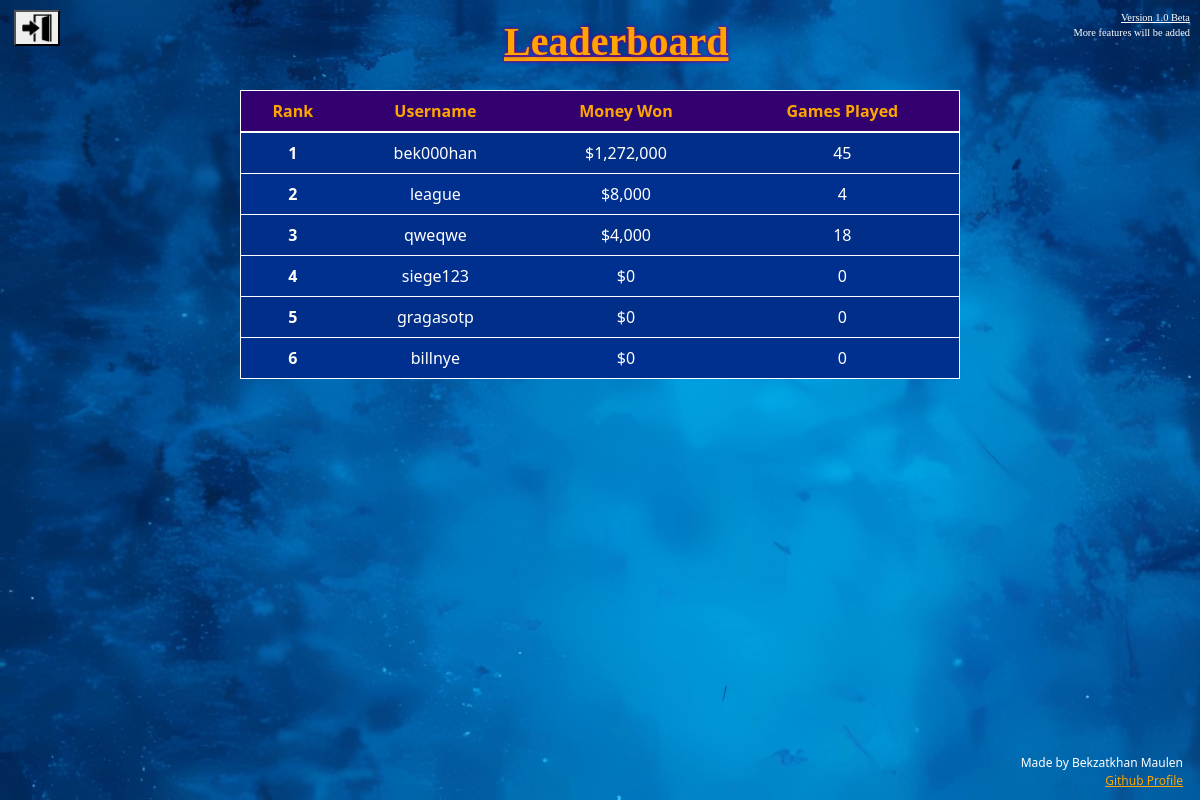
The page /scores (signed in) on the database its author committed.
### tables this page shows
CREATE TABLE users (id integer PRIMARY KEY AUTOINCREMENT NOT NULL, username TEXT UNIQUE NOT NULL, hash TEXT NOT NULL, money INTEGER DEFAULT 0, count INTEGER DEFAULT 0);

### app.py (the view)
@app.route("/scores", methods=["GET", "POST"])
@login_required
def scores():
    if request.method == "POST":
        if request.form.get("exitgame") == "exitgame":
            return redirect("/")
    else:
        users = db.execute("SELECT username, money, count FROM users ORDER BY money DESC LIMIT 10")
        return render_template("scores.html", users=users)

### app.py (called while the page is built)
@app.after_request
def after_request(response):
    response.headers["Cache-Control"] = "no-cache, no-store, must-revalidate"
    response.headers["Expires"] = 0
    response.headers["Pragma"] = "no-cache"
    return response

def login_required(f):
    @wraps(f)
    def decorated_function(*args, **kwargs):
        if session.get("user_id") is None:
            return redirect("/login")
        return f(*args, **kwargs)
    return decorated_function

### templates/scores.html (shortened to what this page needs)
{% extends "layout.html" %}
{% block main %}
    <div class="exitgame">
        <form action="/scores" method="post">
            <button type="submit"> <img src="static/exitgame.png" style="width:2.5vw;"></button>
        </form>
    </div>
    <h1 class="scoresh">
        Leaderboard
    </h1>
    <table class="table table-striped table-hover bdr" style="margin-top: 2vw;">
        <thead>
            <tr>
                <th scope="col" id="tableheader">Rank</th>
                <th scope="col" id="tableheader">Username</th>
                <th scope="col" id="tableheader">Money Won</th>
                <th scope="col" id="tableheader">Games Played</th>
            </tr>
        </thead>
        <tbody>
            {% for user in users %}
                <tr>
                    <th id="tabledata"> {{ loop.index }} </th>
                    <td id="tabledata"> {{ user["username"] }} </td>
                    <td id="tabledata"> {{ "${:,}".format(user["money"]) }} </td>
                    <td id="tabledata"> {{ user["count"] }} </td>
                </tr>
            {% endfor %}
        </tbody>
    </table>
{% endblock %}

### templates/layout.html (shortened to what this page needs)
<!DOCTYPE html>
<html lang="en">
    <head>
        <link href="https://cdn.jsdelivr.net/npm/bootstrap@5.1.3/dist/css/bootstrap.min.css" rel="stylesheet">
        <link href="/static/styles.css" rel="stylesheet">
    </head>
    <body>
        <header>
            <span style="text-decoration:underline;">
            Version 1.0 Beta </span> <br>
            More features will be added
        </header>
        <main class="text-center" id="main">
            {% block main %}{% endblock %}
        </main>
        <footer>
            Made by Bekzatkhan Maulen<br>
            <a href="https://github.com/bek000han">Github Profile</a>
        </footer>
    </body>
</html>

### static/styles.css (style rules this page uses)
html, main { height: 100%; width: 100%; }
main { position: absolute; }
body { background-image: url('/static/backgroundquiz.jpg'); background-size: cover; background-repeat: no-repeat; height: 100%; }
footer { position: fixed; bottom: 10px; right: 5px; text-align: right; margin-right: 1%; color: white; font-size: 0.75rem; }
header { font-family: "Lucida Console"; position: fixed; text-align: right; color: white; font-size: 0.65rem; top: 6px; right: 10px; padding: 0.3vw 0vw 0vw 0.3vw; }
.exitgame { left: 6px; position: fixed; top: 6px; left: 10px; padding: 0.3vw 0vw 0vw 0.3vw; }
.table.table-striped.table-hover { width: 60%; height: auto; margin: 0 auto; background-color: #00308F; color: white; border: white 1px solid; }
.scoresh { margin-top: 1.5vw; color: orange; font-family: Century Gothic; font-weight: bold; text-align: left; margin-left: 42%; text-decoration: underline; text-shadow: 0 0 3px #FF0000, 0 0 5px #0000FF; }
tr { border-bottom: none; }
#tabledata { color: white; }
#tableheader { color: orange; font-weight: bold; }
thead { background-color: #33006F; }
a { color: orange; font-weight: 18px; }

### rows shown on the page
users: username "bek000han", money "$1,272,000", count "45"
users: username "league", money "$8,000", count "4"
users: username "qweqwe", money "$4,000", count "18"
users: username "siege123", money "$0", count "0"
users: username "gragasotp", money "$0", count "0"
users: username "billnye", money "$0", count "0"
